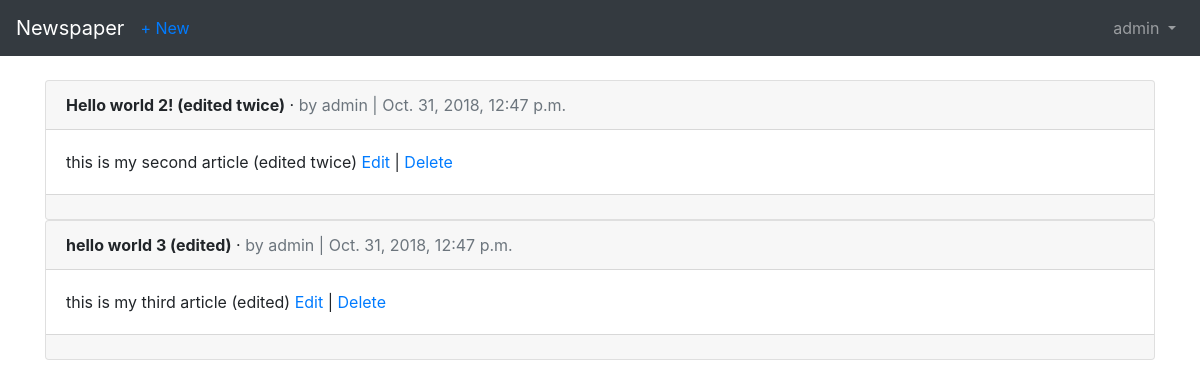
Before: /articles/ (signed in) with the older database file.
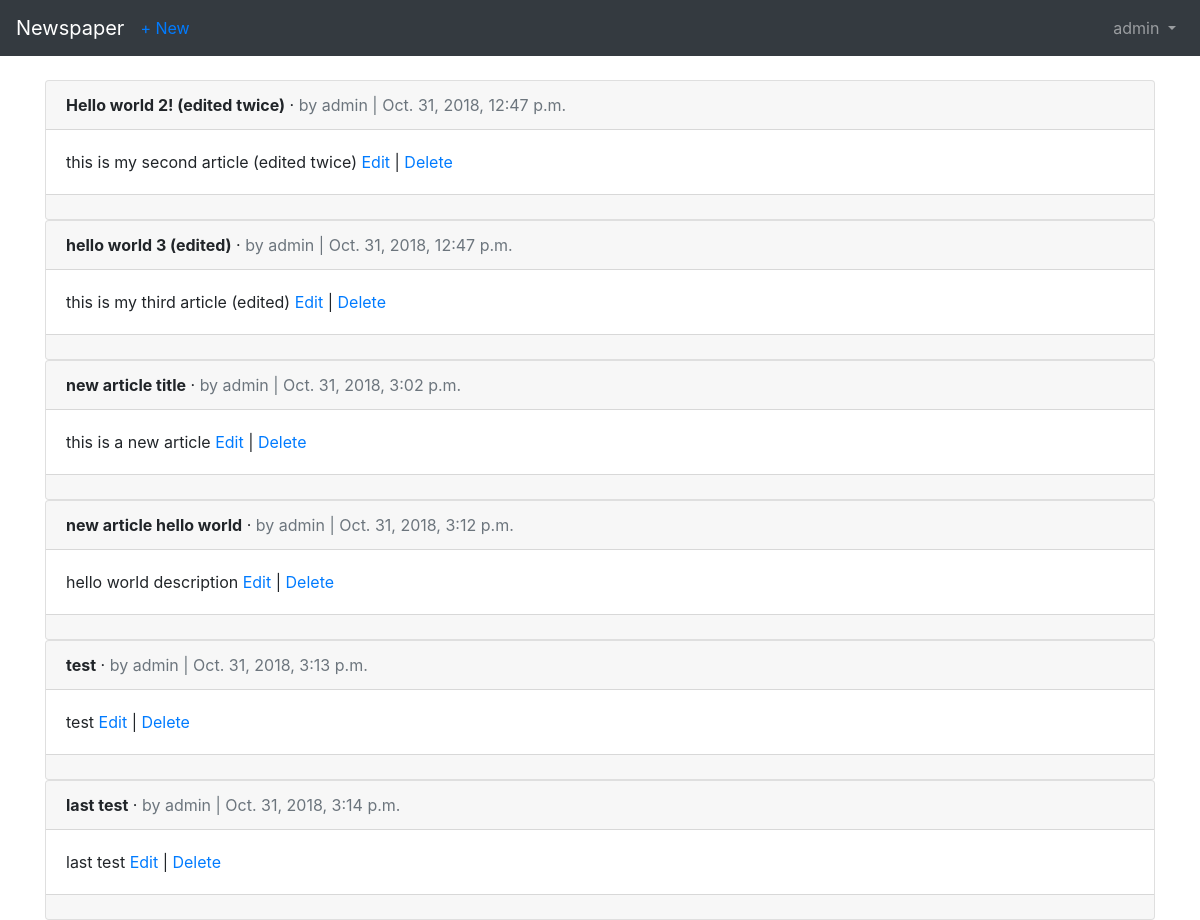
After: the same page with the newer database file.
### users/models.py (models this page shows)
class CustomUser(AbstractUser):
    age = models.PositiveIntegerField(default=0)

### articles/models.py (models this page shows, shortened)
class Article(models.Model):
    title = models.CharField(max_length=255)
    body = models.TextField()
    date = models.DateTimeField(auto_now_add=True)
    author = models.ForeignKey(
        settings.AUTH_USER_MODEL,
        on_delete=models.CASCADE
    )

### articles/views.py (the view)
# urls.py: path('', views.ArticleListView.as_view(), name='article_list'),
class ArticleListView(LoginRequiredMixin, ListView):
    model = models.Article
    template_name = 'article_list.html'

### templates/article_list.html (shortened to what this page needs)
{% extends 'base.html' %}
{% block content %}
    {% for article in object_list %}
        <div class="card">
            <div class="card-header">
                <span class="font-weight-bold">{{article.title}}</span> &middot;
                <span class="text-muted">by {{article.author}} | {{article.date}}</span>
            </div>
            <div class="card-body">
                {{article.body}}
                <a href="{% url 'article_edit' article.pk %}">Edit</a> |
                <a href="{% url 'article_delete' article.pk %}">Delete</a>
            </div>
            <div class="card-footer">
            </div>
        </div>
    {% endfor %}
{% endblock content %}

### templates/base.html (shortened to what this page needs)
<!doctype html>
<html lang="en">
<head>
    <link rel="stylesheet" href="https://maxcdn.bootstrapcdn.com/bootstrap/4.0.0/css/bootstrap.min.css"
>
</head>
<body>
    <nav class="navbar navbar-expand-md navbar-dark bg-dark mb-4">
        <a class="navbar-brand" href="{% url 'home' %}">Newspaper</a>
        {% if user.is_authenticated %}
            <ul class="navbar-nav mr-auto">
                <li class="navbar-item">
                    <a href="{% url 'article_new' %}">+ New</a>
                </li>
            </ul>
        {% endif %}
        <div class="collapse navbar-collapse" id="navbarCollapse">
            {% if user.is_authenticated %}
            <ul class="navbar-nav ml-auto">
                <li class="nav-item">
                    <a class="nav-link dropdown-toggle" href="#" id="userMenu" data-toggle="dropdown" aria-haspopup="true"
                        aria-expanded="false">
                        {{ user.username }}
                    </a>
                </li>
            </ul>
            {% else %}
            <form class="form-inline ml-auto">
                <a href="{% url 'login' %}" class="btn btn-outline-secondary">Log in</a>
                <a href="{% url 'signup' %}" class="btn btn-primary ml-2">Sign up</a>
            </form>
            {% endif %}
        </div>
    </nav>
    <div class="container">
        {% block content %}
        {% endblock %}
    </div>
</body>
</html>

Changed rows visible on the page:
added Article: title "new article title", author "admin", date "Oct. 31, 2018, 3:02 p.m.", body "this is a new article"
added Article: title "new article hello world", author "admin", date "Oct. 31, 2018, 3:12 p.m.", body "hello world description"
added Article: title "test", author "admin", date "Oct. 31, 2018, 3:13 p.m.", body "test"
added Article: title "last test", author "admin", date "Oct. 31, 2018, 3:14 p.m.", body "last test"
